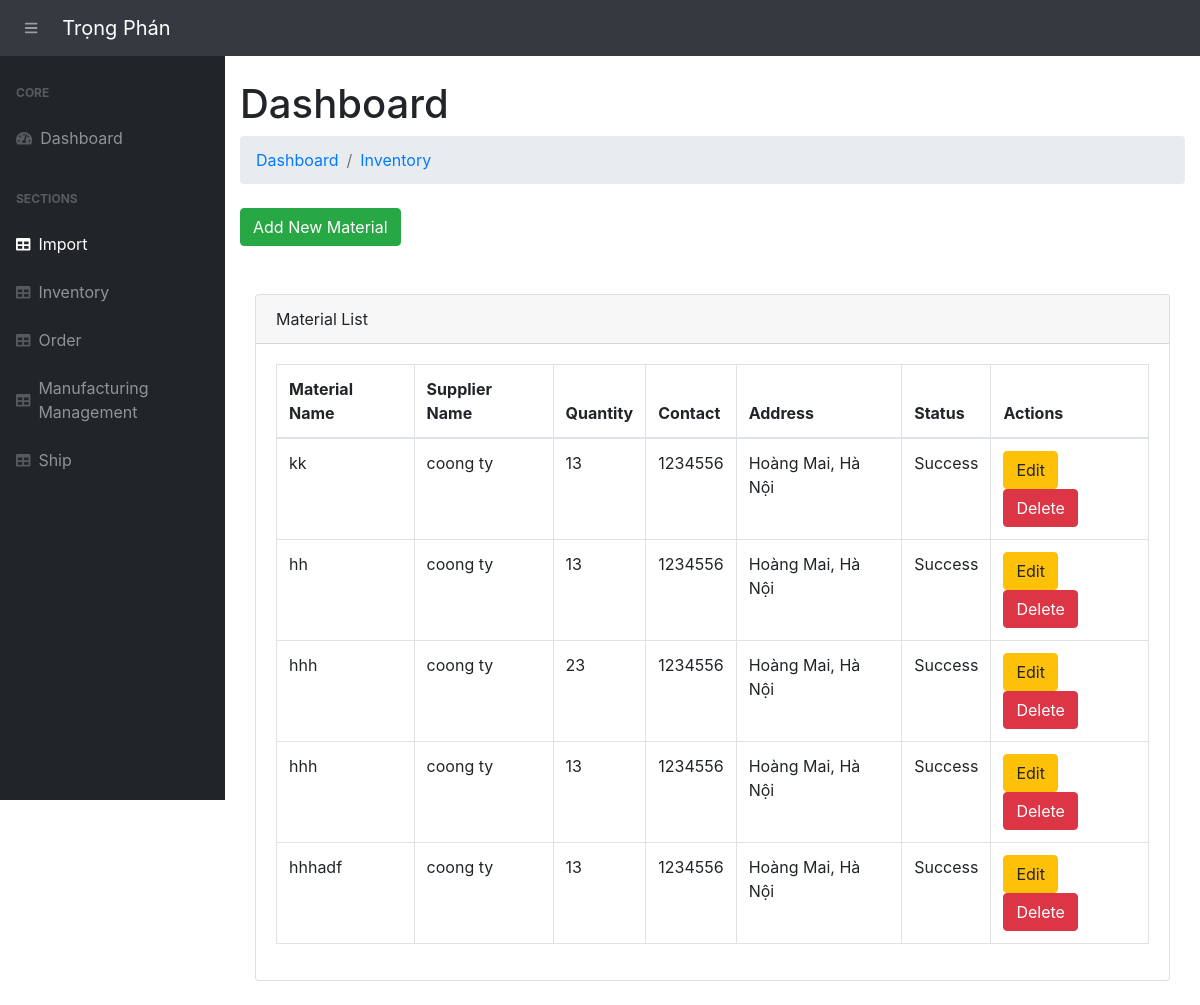
/import/, run on an earlier commit of the app's database.
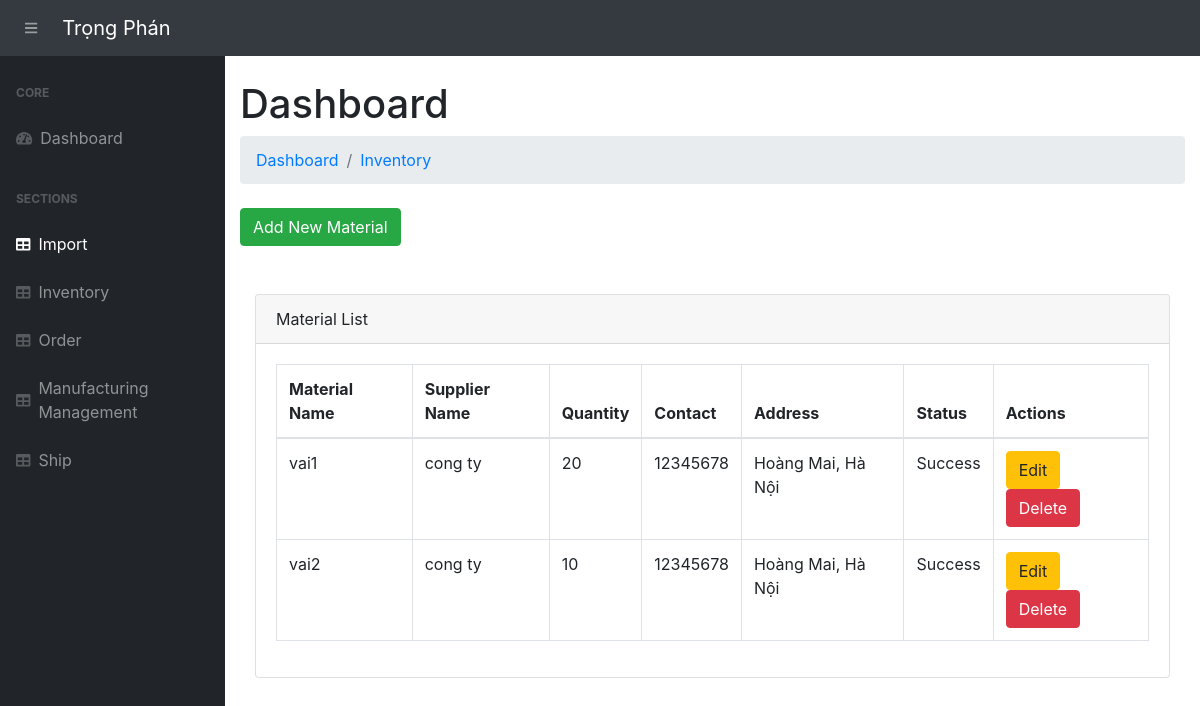
And on a later commit of the database.
### app.py (models this page shows, shortened)
class Import(db.Model):
    __tablename__ = 'imports'
    import_id = db.Column(db.Integer, primary_key=True)
    material_name = db.Column(db.String(255), nullable=False)
    material_description = db.Column(db.String(255))
    quantity_in_stock = db.Column(db.Integer, default=0)
    reorder_level = db.Column(db.Integer, default=10)
    sup_name = db.Column(db.String(255), nullable=False)
    sup_contact_info = db.Column(db.String(255), nullable=False)
    sup_address = db.Column(db.String(255), nullable=False)
    status = db.Column(db.String(50), default="Supplied")
    section_name = db.Column(db.String(255))  # Section name for classification
    category = db.Column(db.String(255))  # Category of the material

### app.py (the view, shortened to what this page needs)
@app.route('/import/', methods=["GET", "POST"])
def view_import():
    imports = Import.query.all()
    return render_template("import.html", imports=imports)

### templates/import.html (shortened to what this page needs)
{% extends 'base.html' %}
{% block content %}
<main>
    <div class="container-fluid">
        <h1 class="mt-4">Dashboard</h1>
        <ol class="breadcrumb mb-4">
            <li class="breadcrumb-item"><a href="/">Dashboard</a></li>
            <li class="breadcrumb-item"><a href="/inventory/">Inventory</a></li>
        </ol>
        <a href="/add-import" class="btn btn-success">Add New Material</a>
        <br><br><br>
        <div class="container-fluid">
            <div class="card mb-4">
                <div class="card-header">Material List</div>
                <div class="card-body">
                    <table class="table table-bordered" id="dataTable" width="100%" cellspacing="0">
                        <thead>
                            <tr>
                                <th>Material Name</th>
                                <th>Supplier Name</th>
                                <th>Quantity </th>
                                <th>Contact</th>
                                <th>Address</th>
                                <th>Status</th>
                                <th>Actions</th>
                            </tr>
                        </thead>
                        <tbody>
                            {% for import_record in imports %}
                                <tr>
                                    <td>{{ import_record.material_name }}</td>
                                    <td>{{ import_record.sup_name }}</td>
                                    <td>{{ import_record.quantity_in_stock }}</td>
                                    <td>{{import_record.sup_contact_info}}</td>
                                    <td>{{import_record.sup_address}}</td>
                                    <td>{{import_record.status}}</td>
                                    <td>
                                        <a href="/update-import/{{ import_record.import_id }}" class="btn btn-warning">Edit</a>
                                        <form action="{{ url_for('delete_import', import_id=import_record.import_id) }}" method="POST" style="display:inline;">
                                            <button type="submit" class="btn btn-danger" onclick="return confirm('Are you sure you want to delete this import item?')">Delete</button>
                                        </form>
                                    </td>
                                </tr>
                            {% endfor %}
                        </tbody>
                    </table>
                </div>
            </div>
        </div>
    </div>
</main>
{% endblock %}

### templates/base.html (shortened to what this page needs)
<!DOCTYPE html>
<html lang="en">
<head>
    <link rel="stylesheet" href="{{ url_for('static', filename='css/bootstrap/styles.css')}}">
    <link href="https://cdn.datatables.net/1.10.20/css/dataTables.bootstrap4.min.css" rel="stylesheet" />
    <link href="https://cdnjs.cloudflare.com/ajax/libs/bootstrap/4.5.2/css/bootstrap.min.css" rel="stylesheet">
    <link href="https://cdnjs.cloudflare.com/ajax/libs/bootstrap-select/1.13.1/css/bootstrap-select.min.css" rel="stylesheet">
</head>
<body class="sb-nav-fixed">
    <nav class="sb-topnav navbar navbar-expand navbar-dark bg-dark">
        <button class="btn btn-link btn-sm order-1 order-lg-0" id="sidebarToggle" href="#"><i class="fas fa-bars"></i></button>
        <a class="navbar-brand" href="/">Trọng Phán</a>
    </nav>
    <div id="layoutSidenav">
        <div id="layoutSidenav_nav">
            <nav class="sb-sidenav accordion sb-sidenav-dark" id="sidenavAccordion">
                <div class="sb-sidenav-menu">
                    <div class="nav">
                        <div class="sb-sidenav-menu-heading">Core</div>
                        <a class="nav-link" href="/">
                            <div class="sb-nav-link-icon"><i class="fas fa-tachometer-alt"></i></div>
                            Dashboard
                        </a>
                        <div class="sb-sidenav-menu-heading">Sections</div>
                        <a class="nav-link" href="/import/">
                            <div class="sb-nav-link-icon"><i class="fas fa-table"></i></div>
                            Import
                        </a>
                        <a class="nav-link" href="/inventory/">
                            <div class="sb-nav-link-icon"><i class="fas fa-table"></i></div>
                            Inventory
                        </a>
                        <a class="nav-link" href="/order/">
                            <div class="sb-nav-link-icon"><i class="fas fa-table"></i></div>
                            Order
                        </a>
                        <a class="nav-link" href="/view-product-batches/">
                            <div class="sb-nav-link-icon"><i class="fas fa-table"></i></div>
                            Manufacturing Management
                        </a>
                        <a class="nav-link" href="/shipping-list/">
                            <div class="sb-nav-link-icon"><i class="fas fa-table"></i></div>
                            Ship
                        </a>
                    </div>
                </div>
            </nav>
        </div>
        <div id="layoutSidenav_content">
            {% block content %}{% endblock %}
        </div>
    </div>
</body>
</html>

What changed in the data, as far as the page shows it:
removed Import: material_name "hhh", sup_name "coong ty", quantity_in_stock "23", sup_contact_info "1234556", sup_address "Hoàng Mai, Hà Nội", status "Success"
removed Import: material_name "hhh", sup_name "coong ty", quantity_in_stock "13", sup_contact_info "1234556", sup_address "Hoàng Mai, Hà Nội", status "Success"
removed Import: material_name "hhhadf", sup_name "coong ty", quantity_in_stock "13", sup_contact_info "1234556", sup_address "Hoàng Mai, Hà Nội", status "Success"
changed Import: material_name "kk" → "vai1"; sup_name "coong ty" → "cong ty"; quantity_in_stock "13" → "20"; sup_contact_info "1234556" → "12345678"
changed Import: material_name "hh" → "vai2"; sup_name "coong ty" → "cong ty"; quantity_in_stock "13" → "10"; sup_contact_info "1234556" → "12345678"
